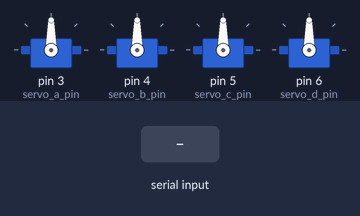
Simulated run of this sketch. Board: Arduino Uno, built with avr-gcc and run on an emulated ATmega328P. Shown: 4 × servo. Inputs (shaded band) come from the test bench. What the sketch prints to the serial monitor is not drawn.

Above: at 1.7 s.
1.8 s: "f" received over Serial
At 1.96 s:
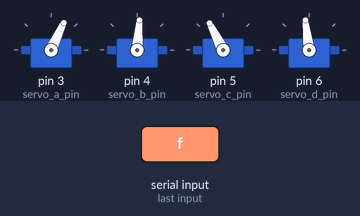
4.8 s: "s" received over Serial
At 5.8 s:
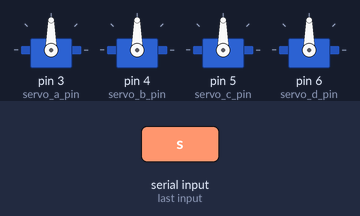
6.3 s: "f" received over Serial
9.3 s: "1" received over Serial
At 9.3 s:
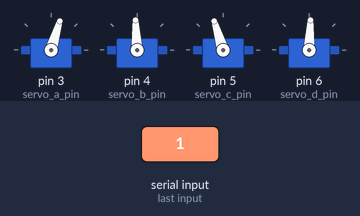
Timing chart, 0 to 11.8 s (numbered marks = the images above; inputs shaded):
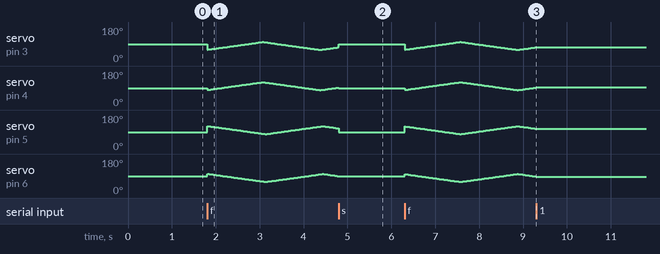

Measured:
- after the input at 4.8 s, servo on pin 6 (servo_d_pin): stops changing and stays 90°
- after the input at 9.3 s, servo on pin 3 (servo_a_pin): stops changing and stays 73°; servo on pin 4 (servo_b_pin): stops changing and stays 93°; servo on pin 5 (servo_c_pin): stops changing and stays 107°; servo on pin 6 (servo_d_pin): stops changing and stays 87°

The sketch:

Doggo_Bot.ino
```cpp
/*
  DoggoBot Control
  Justin C Kirk

  Makerinchief
  www.makerinchief.com
  info@makerinchief.com

  Please read README.md for details

*/

// Have the Doggo start by standing
char doggo_state = 's';

unsigned long current = 0;
unsigned long previous = 0;
long interval = 20;

void setup() {

  Serial.begin(115200);

  ServosInit();
  Stand();

  delay(500);

  Serial.println("Doggo Bot Ready!");
}

void loop() {

  // Make sure to select "No Line Ending" in the dropdown menu for your
  // Serial Monitor window!
  if (Serial.available() > 0) {
    char input = Serial.read();
    doggo_state = input;
  }

  current = millis();

  switch (doggo_state) {
    case 's':
      Stand();
      break;

    case 'f':
      WalkForward();
      break;
  }
}
```

servos.ino
```cpp
// TODO: Add timers to all functions which move servos.


#include <Servo.h>
Servo servo_a, servo_b, servo_c, servo_d;

int servo_a_pin = 3;
int servo_b_pin = 4;
int servo_c_pin = 5;
int servo_d_pin = 6;

unsigned long servo_current;
unsigned long servo_previous;
const int servo_interval = 30;

int forward_reset = 1;

int pos_a = 0;
int pos_b = 0;
int pos_c = 0;
int pos_d = 0;

int increment_a = 1;
int increment_b = 1;
int increment_c = 1;
int increment_d = 1;

//                 A    B    C    D
int pos_alpha[] = { 60, 120, 120, 60 };
int pos_beta[] = { 100, 80, 80, 100 };

void ServosInit() {
  servo_a.attach(servo_a_pin);
  servo_b.attach(servo_b_pin);
  servo_c.attach(servo_c_pin);
  servo_d.attach(servo_d_pin);
}

void UpdateServos() {
  servo_current = millis();
}

void WalkForward() {

  //Reset the legs
  if (forward_reset > 0) {

    pos_a = pos_alpha[0];
    pos_b = pos_beta[1];

    pos_c = pos_alpha[2];
    pos_d = pos_beta[3];

    servo_a.write(pos_a);
    servo_b.write(pos_b);
    servo_c.write(pos_c);
    servo_d.write(pos_d);

    delay(20);
    forward_reset -= 1;
  }

  servo_current = millis();

  if (servo_current - servo_previous > servo_interval) {
    servo_previous = servo_current;

    pos_a += increment_a;
    pos_b += increment_b;
    pos_c += increment_c;
    pos_d += increment_d;

    servo_a.write(pos_a);
    servo_b.write(pos_b);
    servo_c.write(pos_c);
    servo_d.write(pos_d);

    //Right Side Legs
    if ((pos_a < pos_alpha[0]) || (pos_a > pos_beta[0])) {
      increment_a = -increment_a;
    }

    if ((pos_d < pos_alpha[3]) || (pos_d > pos_beta[3])) {
      increment_d = -increment_d;
    }


    //Left Side Legs
    if ((pos_b > pos_alpha[1]) || (pos_b < pos_beta[1])) {
      increment_b = -increment_b;
    }

    if ((pos_c > pos_alpha[2]) || (pos_c < pos_beta[2])) {
      increment_c = -increment_c;
    }
  }
}


void Stand() {

  pos_a = 90;
  pos_b = 90;
  pos_c = 90;
  pos_d = 90;

  servo_a.write(pos_a);
  servo_b.write(pos_b);
  servo_c.write(pos_c);
  servo_d.write(pos_d);

  forward_reset = 1;
}

void ServoTest(int& start_pos, int pos_min, int pos_max) {

  for (start_pos = pos_min; start_pos < pos_max; start_pos++) {
    servo_a.write(start_pos);
    servo_b.write(start_pos);
    servo_c.write(start_pos);
    servo_d.write(start_pos);
    delay(15);
    if (start_pos == pos_min) {
      Serial.println("MIN");
    }
  }

  for (start_pos = pos_max; start_pos > pos_min; start_pos--) {
    servo_a.write(start_pos);
    servo_b.write(start_pos);
    servo_c.write(start_pos);
    servo_d.write(start_pos);
    delay(15);
    if (start_pos == pos_max) {
      Serial.println("MAX");
    }
  }
}


void MoveLegs(int a, int b, int c, int d) {

  pos_a = a;
  pos_b = b;
  pos_c = c;
  pos_d = d;

  servo_a.write(a);
  servo_b.write(b);
  servo_c.write(c);
  servo_d.write(d);
  delay(20);
}

void PrintPositions() {
  Serial.print("A: ");
  Serial.print(pos_a);
  Serial.print("\t");
  Serial.print("B: ");
  Serial.print(pos_b);
  Serial.print("\t");
  Serial.print("C: ");
  Serial.print(pos_c);
  Serial.print("\t");
  Serial.print("D: ");
  Serial.print(pos_d);
  Serial.print("\t");
  Serial.println();
}
```
